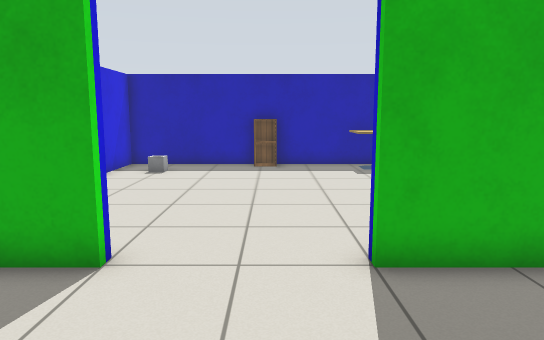
[1] (above)

14 first-person views from a walk through a world built for the Gazebo simulator. The camera is 1.1 m above the floor, tilts 8° down and sees 70° across. The lines on the ground mark 1 m squares. The floor is counted in squares, 0.5 m on a side. Each view is taken from the middle of a square. On the plan, view 1 faces up. The plan holds only what a view shows up to about 20 squares ahead; the rest is blank. Robots are left out. Gazebo's built-in surfaces are drawn with simple patterns. Some stock models are drawn as simple stand-ins.

[2]
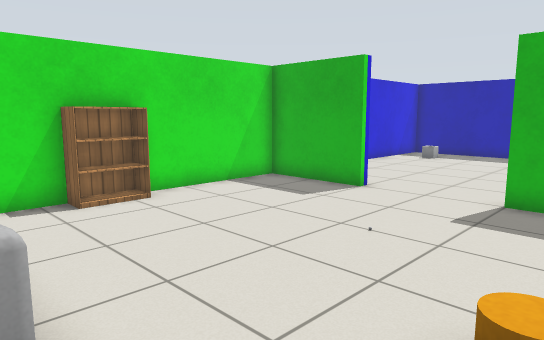

[3]
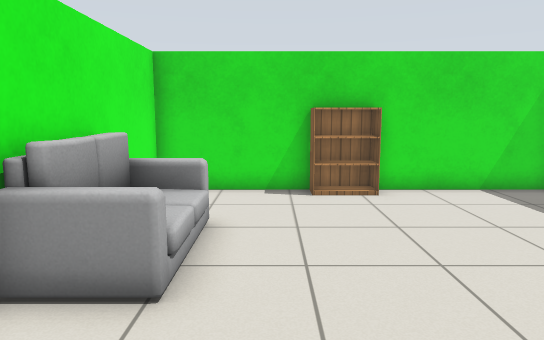

[4]
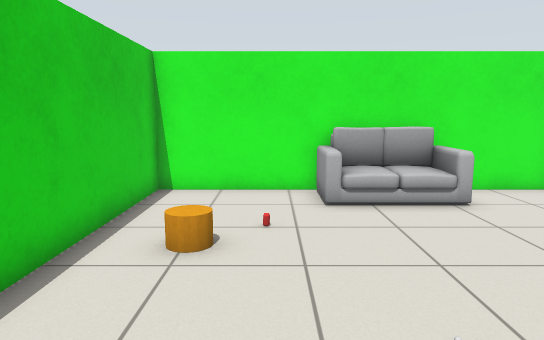

[5]
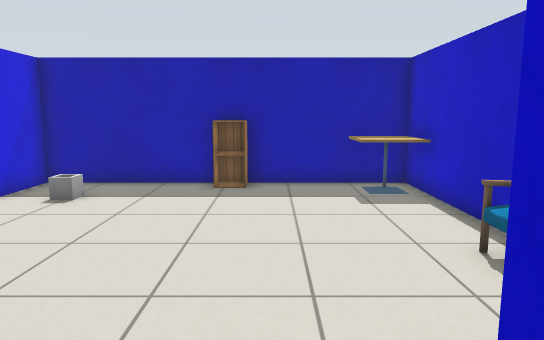

[6]
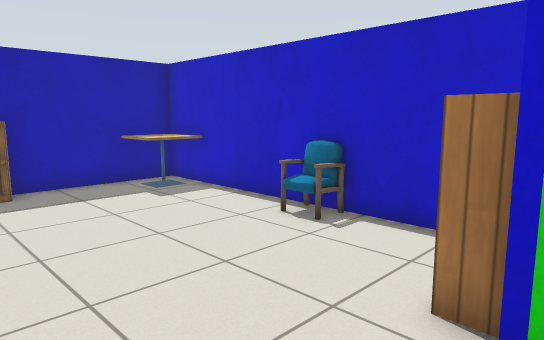

[7]
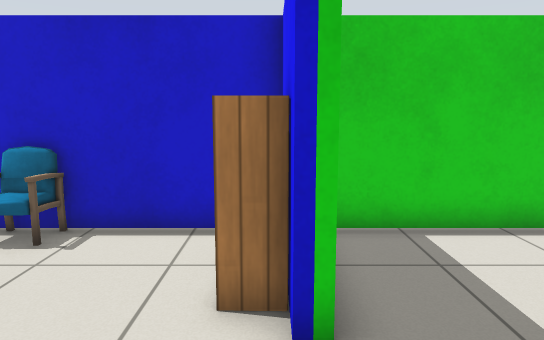

[8]
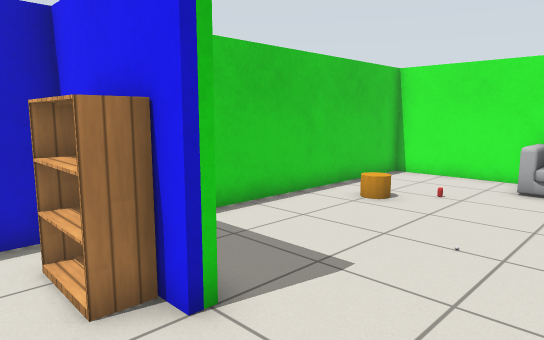

[9]
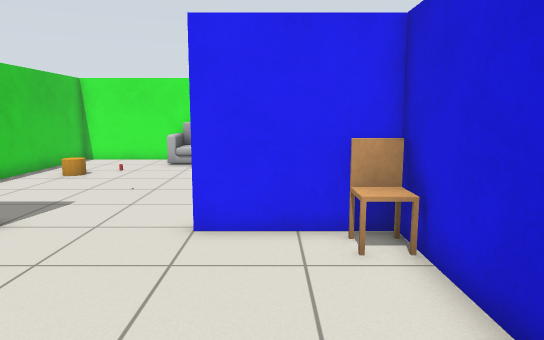

[10]
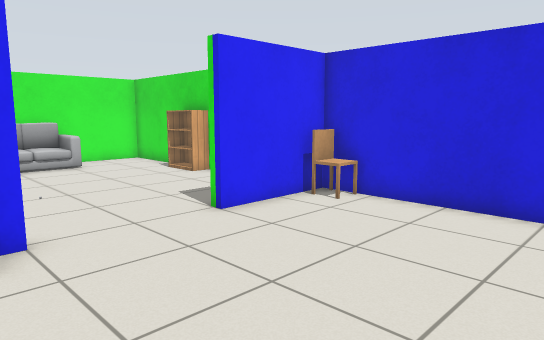

[11]
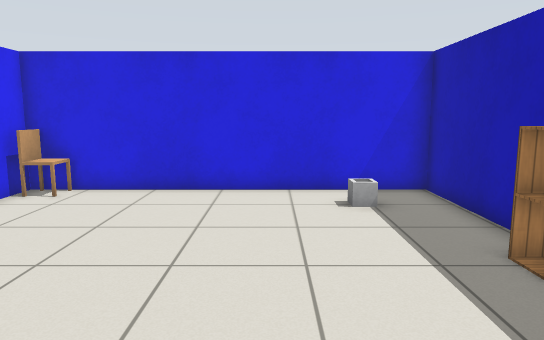

[12]
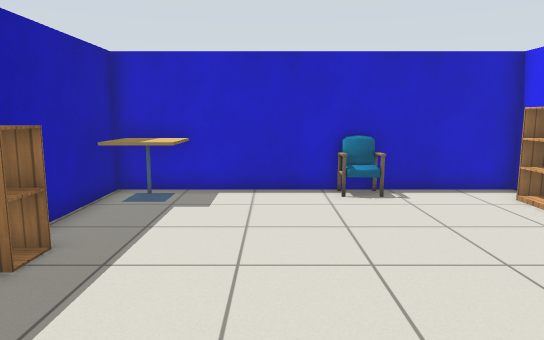

[13]
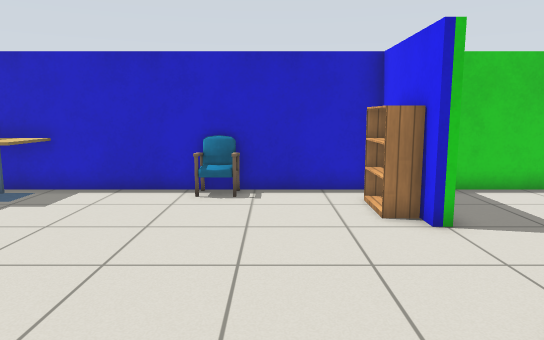

[14]
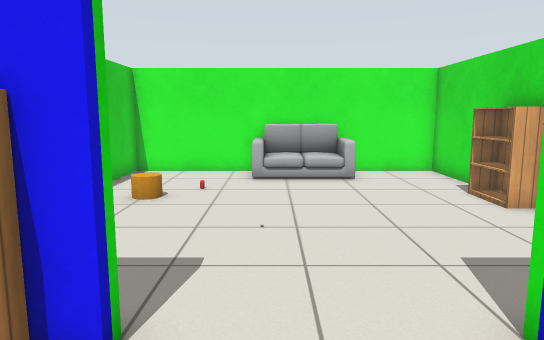

### Floor plan
Points are (right, up) in squares from view 1. A wall is a line through its corners. A room is listed if a view was taken in it or the views show most of it. See-through windows are left out.
Room 1 (views 1, 2, 3, 4, 5, 6, 7, 8, 9, 10, 11, 12, 13, 14)
walls: (4, 5.4) (1.5, 5.4) (1.5, 5.8) (5.4, 5.8) (5.4, 17.6) (-6.4, 17.6) (-6.4, 5.8) (-2.5, 5.8) (-2.5, 5.4) (-6.4, 5.4) (-6.4, -6.4) (5.4, -6.4) (5.4, 4.8)
objects: bookshelf (-6, -2) to (-6, 0); chair (-6, 7); bin (-5, 15) to (-4, 15); sofa (-3, -6) to (0, -4); cabinet (-1, 17) to (0, 17); other object (2, -3); orange cylinder (3, -2) to (4, -1); bookshelf (3, 6); cafe table (4, 16) to (5, 17); chair (5, 10) to (5, 11)

Where each view was taken, in squares from view 1:
view 1: 0 up, 0 right, facing up
view 2: 5 down, 4 right, facing up-left
view 3: 3 down, 5 right, facing left
view 4: 5 up, 2 right, facing down
view 5: 5 up, 1 right, facing up
view 6: 5 up, 2 left, facing up-right
view 7: 6 up, 2 left, facing right
view 8: 8 up, 2 left, facing down-right
view 9: 13 up, 4 left, facing down
view 10: 13 up, 3 right, facing down-left
view 11: 13 up, 5 right, facing left
view 12: 13 up, 6 left, facing right
view 13: 9 up, 6 left, facing right
view 14: 9 up, 0 right, facing down
